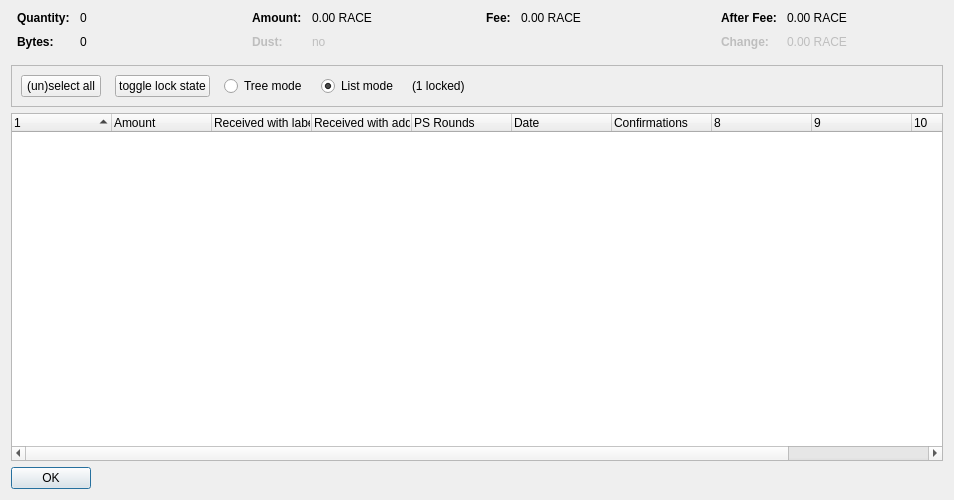
<?xml version="1.0" encoding="UTF-8"?>
<ui version="4.0">
 <class>CoinControlDialog</class>
 <widget class="QDialog" name="CoinControlDialog">
  <property name="geometry">
   <rect>
    <x>0</x>
    <y>0</y>
    <width>954</width>
    <height>500</height>
   </rect>
  </property>
  <property name="windowTitle">
   <string>Coin Selection</string>
  </property>
  <layout class="QVBoxLayout" name="verticalLayout">
   <item>
    <layout class="QHBoxLayout" name="horizontalLayoutTop" stretch="0,0,0,0">
     <property name="topMargin">
      <number>0</number>
     </property>
     <property name="bottomMargin">
      <number>10</number>
     </property>
     <item>
      <layout class="QFormLayout" name="formLayoutCoinControl1">
       <property name="horizontalSpacing">
        <number>10</number>
       </property>
       <property name="verticalSpacing">
        <number>10</number>
       </property>
       <property name="leftMargin">
        <number>6</number>
       </property>
       <property name="rightMargin">
        <number>6</number>
       </property>
       <item row="0" column="0">
        <widget class="QLabel" name="labelCoinControlQuantityText">
         <property name="font">
          <font>
           <weight>75</weight>
           <bold>true</bold>
          </font>
         </property>
         <property name="text">
          <string>Quantity:</string>
         </property>
        </widget>
       </item>
       <item row="0" column="1">
        <widget class="QLabel" name="labelCoinControlQuantity">
         <property name="cursor">
          <cursorShape>IBeamCursor</cursorShape>
         </property>
         <property name="contextMenuPolicy">
          <enum>Qt::ActionsContextMenu</enum>
         </property>
         <property name="text">
          <string notr="true">0</string>
         </property>
         <property name="textInteractionFlags">
          <set>Qt::LinksAccessibleByMouse|Qt::TextSelectableByKeyboard|Qt::TextSelectableByMouse</set>
         </property>
        </widget>
       </item>
       <item row="1" column="0">
        <widget class="QLabel" name="labelCoinControlBytesText">
         <property name="font">
          <font>
           <weight>75</weight>
           <bold>true</bold>
          </font>
         </property>
         <property name="text">
          <string>Bytes:</string>
         </property>
        </widget>
       </item>
       <item row="1" column="1">
        <widget class="QLabel" name="labelCoinControlBytes">
         <property name="cursor">
          <cursorShape>IBeamCursor</cursorShape>
         </property>
         <property name="contextMenuPolicy">
          <enum>Qt::ActionsContextMenu</enum>
         </property>
         <property name="text">
          <string notr="true">0</string>
         </property>
         <property name="textInteractionFlags">
          <set>Qt::LinksAccessibleByMouse|Qt::TextSelectableByKeyboard|Qt::TextSelectableByMouse</set>
         </property>
        </widget>
       </item>
      </layout>
     </item>
     <item>
      <layout class="QFormLayout" name="formLayoutCoinControl2">
       <property name="horizontalSpacing">
        <number>10</number>
       </property>
       <property name="verticalSpacing">
        <number>10</number>
       </property>
       <property name="leftMargin">
        <number>6</number>
       </property>
       <property name="rightMargin">
        <number>6</number>
       </property>
       <item row="0" column="0">
        <widget class="QLabel" name="labelCoinControlAmountText">
         <property name="font">
          <font>
           <weight>75</weight>
           <bold>true</bold>
          </font>
         </property>
         <property name="text">
          <string>Amount:</string>
         </property>
        </widget>
       </item>
       <item row="0" column="1">
        <widget class="QLabel" name="labelCoinControlAmount">
         <property name="cursor">
          <cursorShape>IBeamCursor</cursorShape>
         </property>
         <property name="contextMenuPolicy">
          <enum>Qt::ActionsContextMenu</enum>
         </property>
         <property name="text">
          <string notr="true">0.00 RACE</string>
         </property>
         <property name="textInteractionFlags">
          <set>Qt::LinksAccessibleByMouse|Qt::TextSelectableByKeyboard|Qt::TextSelectableByMouse</set>
         </property>
        </widget>
       </item>
       <item row="1" column="0">
        <widget class="QLabel" name="labelCoinControlLowOutputText">
         <property name="enabled">
          <bool>false</bool>
         </property>
         <property name="font">
          <font>
           <weight>75</weight>
           <bold>true</bold>
          </font>
         </property>
         <property name="text">
          <string>Dust:</string>
         </property>
        </widget>
       </item>
       <item row="1" column="1">
        <widget class="QLabel" name="labelCoinControlLowOutput">
         <property name="enabled">
          <bool>false</bool>
         </property>
         <property name="cursor">
          <cursorShape>IBeamCursor</cursorShape>
         </property>
         <property name="contextMenuPolicy">
          <enum>Qt::ActionsContextMenu</enum>
         </property>
         <property name="text">
          <string notr="true">no</string>
         </property>
         <property name="textInteractionFlags">
          <set>Qt::LinksAccessibleByMouse|Qt::TextSelectableByKeyboard|Qt::TextSelectableByMouse</set>
         </property>
        </widget>
       </item>
      </layout>
     </item>
     <item>
      <layout class="QFormLayout" name="formLayoutCoinControl3">
       <property name="horizontalSpacing">
        <number>10</number>
       </property>
       <property name="verticalSpacing">
        <number>10</number>
       </property>
       <property name="leftMargin">
        <number>6</number>
       </property>
       <property name="rightMargin">
        <number>6</number>
       </property>
       <item row="0" column="0">
        <widget class="QLabel" name="labelCoinControlFeeText">
         <property name="font">
          <font>
           <weight>75</weight>
           <bold>true</bold>
          </font>
         </property>
         <property name="text">
          <string>Fee:</string>
         </property>
        </widget>
       </item>
       <item row="0" column="1">
        <widget class="QLabel" name="labelCoinControlFee">
         <property name="cursor">
          <cursorShape>IBeamCursor</cursorShape>
         </property>
         <property name="contextMenuPolicy">
          <enum>Qt::ActionsContextMenu</enum>
         </property>
         <property name="text">
          <string notr="true">0.00 RACE</string>
         </property>
         <property name="textInteractionFlags">
          <set>Qt::LinksAccessibleByMouse|Qt::TextSelectableByKeyboard|Qt::TextSelectableByMouse</set>
         </property>
        </widget>
       </item>
      </layout>
     </item>
     <item>
      <layout class="QFormLayout" name="formLayoutCoinControl4">
       <property name="horizontalSpacing">
        <number>10</number>
       </property>
       <property name="verticalSpacing">
        <number>10</number>
       </property>
       <property name="leftMargin">
        <number>6</number>
       </property>
       <property name="rightMargin">
        <number>6</number>
       </property>
       <item row="0" column="0">
        <widget class="QLabel" name="labelCoinControlAfterFeeText">
         <property name="font">
          <font>
           <weight>75</weight>
           <bold>true</bold>
          </font>
         </property>
         <property name="text">
          <string>After Fee:</string>
         </property>
        </widget>
       </item>
       <item row="0" column="1">
        <widget class="QLabel" name="labelCoinControlAfterFee">
         <property name="cursor">
          <cursorShape>IBeamCursor</cursorShape>
         </property>
         <property name="contextMenuPolicy">
          <enum>Qt::ActionsContextMenu</enum>
         </property>
         <property name="text">
          <string notr="true">0.00 RACE</string>
         </property>
         <property name="textInteractionFlags">
          <set>Qt::LinksAccessibleByMouse|Qt::TextSelectableByKeyboard|Qt::TextSelectableByMouse</set>
         </property>
        </widget>
       </item>
       <item row="1" column="0">
        <widget class="QLabel" name="labelCoinControlChangeText">
         <property name="enabled">
          <bool>false</bool>
         </property>
         <property name="font">
          <font>
           <weight>75</weight>
           <bold>true</bold>
          </font>
         </property>
         <property name="text">
          <string>Change:</string>
         </property>
        </widget>
       </item>
       <item row="1" column="1">
        <widget class="QLabel" name="labelCoinControlChange">
         <property name="enabled">
          <bool>false</bool>
         </property>
         <property name="cursor">
          <cursorShape>IBeamCursor</cursorShape>
         </property>
         <property name="contextMenuPolicy">
          <enum>Qt::ActionsContextMenu</enum>
         </property>
         <property name="text">
          <string notr="true">0.00 RACE</string>
         </property>
         <property name="textInteractionFlags">
          <set>Qt::LinksAccessibleByMouse|Qt::TextSelectableByKeyboard|Qt::TextSelectableByMouse</set>
         </property>
        </widget>
       </item>
      </layout>
     </item>
    </layout>
   </item>
   <item>
    <widget class="QFrame" name="frame">
     <property name="minimumSize">
      <size>
       <width>0</width>
       <height>40</height>
      </size>
     </property>
     <property name="frameShape">
      <enum>QFrame::StyledPanel</enum>
     </property>
     <property name="frameShadow">
      <enum>QFrame::Sunken</enum>
     </property>
     <layout class="QHBoxLayout" name="horizontalLayout">
      <item>
       <layout class="QHBoxLayout" name="horizontalLayoutPanel" stretch="0,0,0,0,0,0">
        <property name="spacing">
         <number>14</number>
        </property>
        <item>
         <widget class="QPushButton" name="pushButtonSelectAll">
          <property name="sizePolicy">
           <sizepolicy hsizetype="Maximum" vsizetype="Fixed">
            <horstretch>0</horstretch>
            <verstretch>0</verstretch>
           </sizepolicy>
          </property>
          <property name="text">
           <string>(un)select all</string>
          </property>
          <property name="autoDefault">
           <bool>false</bool>
          </property>
         </widget>
        </item>
        <item>
         <widget class="QPushButton" name="pushButtonToggleLock">
          <property name="sizePolicy">
           <sizepolicy hsizetype="Maximum" vsizetype="Fixed">
            <horstretch>0</horstretch>
            <verstretch>0</verstretch>
           </sizepolicy>
          </property>
          <property name="text">
           <string>toggle lock state</string>
          </property>
          <property name="autoDefault">
           <bool>false</bool>
          </property>
         </widget>
        </item>
        <item>
         <widget class="QRadioButton" name="radioTreeMode">
          <property name="sizePolicy">
           <sizepolicy hsizetype="Maximum" vsizetype="Fixed">
            <horstretch>0</horstretch>
            <verstretch>0</verstretch>
           </sizepolicy>
          </property>
          <property name="text">
           <string>Tree mode</string>
          </property>
         </widget>
        </item>
        <item>
         <widget class="QRadioButton" name="radioListMode">
          <property name="sizePolicy">
           <sizepolicy hsizetype="Maximum" vsizetype="Fixed">
            <horstretch>0</horstretch>
            <verstretch>0</verstretch>
           </sizepolicy>
          </property>
          <property name="text">
           <string>List mode</string>
          </property>
          <property name="checked">
           <bool>true</bool>
          </property>
         </widget>
        </item>
        <item>
         <widget class="QLabel" name="labelLocked">
          <property name="text">
           <string>(1 locked)</string>
          </property>
         </widget>
        </item>
        <item>
         <spacer name="horizontalSpacer">
          <property name="orientation">
           <enum>Qt::Horizontal</enum>
          </property>
          <property name="sizeHint" stdset="0">
           <size>
            <width>40</width>
            <height>20</height>
           </size>
          </property>
         </spacer>
        </item>
       </layout>
      </item>
     </layout>
    </widget>
   </item>
   <item>
    <widget class="CoinControlTreeWidget" name="treeWidget">
     <property name="contextMenuPolicy">
      <enum>Qt::CustomContextMenu</enum>
     </property>
     <property name="sortingEnabled">
      <bool>false</bool>
     </property>
     <property name="columnCount">
      <number>11</number>
     </property>
     <attribute name="headerShowSortIndicator" stdset="0">
      <bool>true</bool>
     </attribute>
     <attribute name="headerStretchLastSection">
      <bool>false</bool>
     </attribute>
     <column>
      <property name="text">
       <string/>
      </property>
     </column>
     <column>
      <property name="text">
       <string>Amount</string>
      </property>
     </column>
     <column>
      <property name="text">
       <string>Received with label</string>
      </property>
     </column>
     <column>
      <property name="text">
       <string>Received with address</string>
      </property>
     </column>
     <column>
      <property name="text">
       <string>PS Rounds</string>
      </property>
     </column>
     <column>
      <property name="text">
       <string>Date</string>
      </property>
     </column>
     <column>
      <property name="text">
       <string>Confirmations</string>
      </property>
      <property name="toolTip">
       <string>Confirmed</string>
      </property>
     </column>
     <column>
      <property name="text">
       <string/>
      </property>
     </column>
     <column>
      <property name="text">
       <string/>
      </property>
     </column>
     <column>
      <property name="text">
       <string/>
      </property>
     </column>
     <column>
      <property name="text">
       <string/>
      </property>
     </column>
    </widget>
   </item>
   <item>
    <widget class="QDialogButtonBox" name="buttonBox">
     <property name="sizePolicy">
      <sizepolicy hsizetype="Maximum" vsizetype="Fixed">
       <horstretch>0</horstretch>
       <verstretch>0</verstretch>
      </sizepolicy>
     </property>
     <property name="orientation">
      <enum>Qt::Horizontal</enum>
     </property>
     <property name="standardButtons">
      <set>QDialogButtonBox::Ok</set>
     </property>
    </widget>
   </item>
  </layout>
 </widget>
 <customwidgets>
  <customwidget>
   <class>CoinControlTreeWidget</class>
   <extends>QTreeWidget</extends>
   <header>coincontroltreewidget.h</header>
  </customwidget>
 </customwidgets>
 <resources/>
 <connections/>
</ui>
